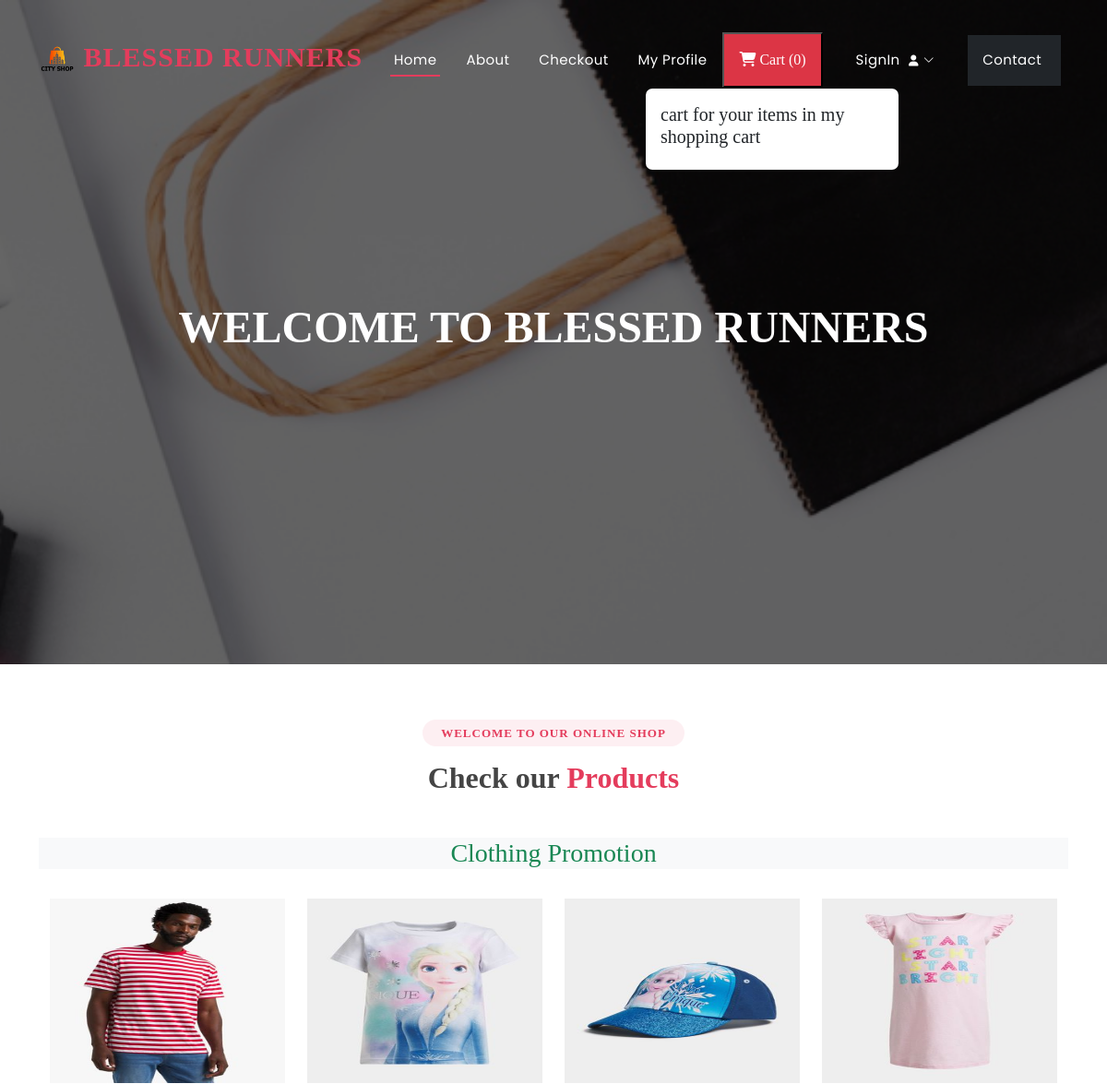
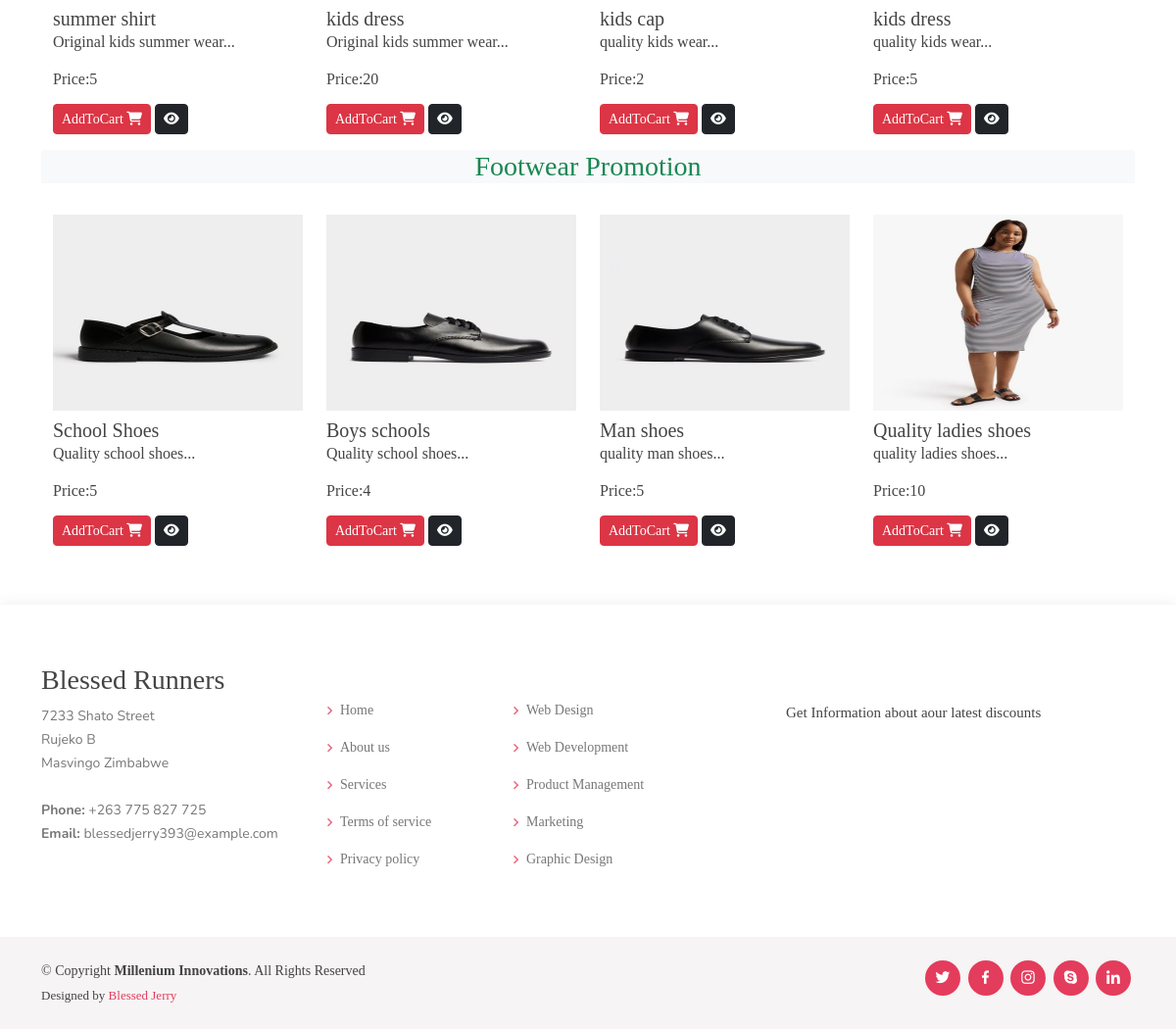
The page / on the database its author committed (2 pictures, top to bottom).
### ecommerceapp/models.py (models this page shows, shortened)
class Product(models.Model):
    product_id = models.AutoField
    product_name = models.CharField(max_length=100)
    category = models.CharField(max_length=100, default="")
    subcategory = models.CharField(max_length=50, default="")
    price = models.IntegerField(default=0)
    desc = models.CharField(max_length=300)
    image = models.ImageField(upload_to='images/images')

### ecommerceapp/views.py (the view)
# urls.py: path('',views.index,name="index"),
def index(request):
    allProds = []
    catprods = Product.objects.values('category','id')
    print(catprods)
    cats = {item['category'] for item in catprods}
    for cat in cats:
        prod= Product.objects.filter(category=cat)
        n=len(prod)
        nSlides = n // 4 + ceil((n / 4) - (n // 4))
        allProds.append([prod, range(1, nSlides), nSlides])
    params= {'allProds':allProds}
    return render(request,"index.html",params)

### templates/index.html (shortened to what this page needs)
{% extends 'base.html' %}
{% block content %}
<h1>Welcome to Blessed Runners</h1>
{% endblock content %}
{% block body %}
{% load static %}
<section id="portfolio" class="portfolio">
  <div class="container">
    <div class="section-title">
      <h2>Welcome to our Online Shop</h2>
      <h3>Check our <span>Products</span></h3>
    </div>
    {% for product, range, nSlides in allProds %}
    <h3 class="my-3 text-center text-success bg-light">
      {{product.0.category}} Promotion
    </h3>
    <div class="container">
      <div class="row">
        {% for i in product %}
        <div class="col-md-3 mt-3">
          <img src="/media/{{i.image}}" class="card-img-top" alt="not found" height="200px" width="150px" />
          <div class="card-body">
            <h5 class="card-title mt-2" id="namepr{{i.id}}">{{i.product_name}}</h5>
            <p class="card-text">{{i.desc|slice:"0:53"}}...</p>
            <h6 class="card-title mb-3">
              Price:<span id="pricepr{{i.id}}">{{i.price}}</span>
            </h6>
            <span id="divpr{{i.id}}" class="divpr">
              <button id="pr{{i.id}}" class="btn btn-danger cart btn-sm mt-0">
                AddToCart <i class="fa-solid fa-cart-shopping"></i>
              </button>
            </span>
            <a href="/media/{{i.image}}">
              <button class="btn btn-dark btn-sm cart"><i class="fa-solid fa-eye"></i></button></a
            >
          </div>
        </div>
        {% endfor %}
      </div>
    </div>
    {% endfor %}
  </div>
</section>
{% endblock body %}

### templates/base.html (shortened to what this page needs)
{% load static %}
<!DOCTYPE html>
<html lang="en">
<head>
  <link href="{% static '/assets/vendor/bootstrap/css/bootstrap.min.css' %}" rel="stylesheet">
  <link href="{% static '/assets/vendor/bootstrap-icons/bootstrap-icons.css' %}" rel="stylesheet">
  <link href="{% static '/assets/vendor/boxicons/css/boxicons.min.css' %}" rel="stylesheet">
  <link href="{% static '/assets/vendor/glightbox/css/glightbox.min.css' %}" rel="stylesheet">
  <link href="{% static '/assets/vendor/remixicon/remixicon.css' %}" rel="stylesheet">
  <link href="{% static '/assets/vendor/swiper/swiper-bundle.min.css' %}" rel="stylesheet">
  <link rel="stylesheet" href="https://cdnjs.cloudflare.com/ajax/libs/font-awesome/6.2.1/css/all.min.css" />
  <link href="{% static '/assets/css/style.css' %}" rel="stylesheet">
</head>
<body>
  <header id="header" class="fixed-top ">
    <div class="container d-flex align-items-center justify-content-between">
<a href="/" class="logo"><img src="{% static 'images/logos.png' %}" alt="" class="img-fluid"> Blessed Runners</a>
      <nav id="navbar" class="navbar">
        <ul>
          <li><a class="nav-link scrollto active" href="/">Home</a></li>
          <li><a class="nav-link scrollto" href="/about">About</a></li>
          <li><a class="nav-link scrollto" href="/checkout">Checkout</a></li>
          <li><a class="nav-link scrollto" href="/profile">My Profile </a></li>
          <button type="button" class="nav-link scrollto bg-danger p-3 m-2 text-white" id="popcart" data-container="body" data-toggle="popover" data-placement="bottom" data-html="true" ><i class="fa-solid fa-cart-shopping"></i>  Cart (<span id="cart">0</span>)
          </button>
          {% if request.user.is_authenticated %}
          <li><a  class="nav-link scrollto" href="/auth/logout/">Logout <i class="fa-solid fa-right-from-bracket"></i>
          </a></li>
          {% else %}
          <li class="dropdown"><a href="#"><span>SignIn </span> <i class="bi bi-chevron-down"></i></a>
          </li>
          {% endif %}
          <li><a class="nav-link scrollto bg-dark p-3 m-2" href="/contact">Contact </a></li>
        </ul>
      </nav>
    </div>
  </header>
  <section id="hero">
    <div class="hero-container">
      {% block content %}
      {% endblock content %}
    </div>
  </section>
  <main id="main">
    {% block body %}
    {% endblock body %}
  </main>
  <footer id="footer">
    <div class="footer-top">
      <div class="container">
        <div class="row">
          <div class="col-lg-3 col-md-6 footer-contact">
            <h3>Blessed Runners</h3>
            <p>
              7233 Shato Street <br>
              Rujeko B<br>
              Masvingo Zimbabwe <br><br>
              <strong>Phone:</strong> +263 775 827 725<br>
              <strong>Email:</strong> blessedjerry393@example.com<br>
            </p>
          </div>
          <div class="col-lg-2 col-md-6 footer-links">
            <h4>Useful Links</h4>
            <ul>
              <li><i class="bx bx-chevron-right"></i> <a href="/">Home</a></li>
              <li><i class="bx bx-chevron-right"></i> <a href="/about">About us</a></li>
              <li><i class="bx bx-chevron-right"></i> <a href="#">Services</a></li>
              <li><i class="bx bx-chevron-right"></i> <a href="#">Terms of service</a></li>
              <li><i class="bx bx-chevron-right"></i> <a href="#">Privacy policy</a></li>
            </ul>
          </div>
          <div class="col-lg-3 col-md-6 footer-links">
            <h4>Our Services</h4>
            <ul>
              <li><i class="bx bx-chevron-right"></i> <a href="#">Web Design</a></li>
              <li><i class="bx bx-chevron-right"></i> <a href="#">Web Development</a></li>
              <li><i class="bx bx-chevron-right"></i> <a href="#">Product Management</a></li>
              <li><i class="bx bx-chevron-right"></i> <a href="#">Marketing</a></li>
              <li><i class="bx bx-chevron-right"></i> <a href="#">Graphic Design</a></li>
            </ul>
          </div>
          <div class="col-lg-4 col-md-6 footer-newsletter">
            <h4>Join Our Newsletter</h4>
            <p>Get Information about aour latest discounts</p>
            <form action="" method="post">
              <input type="email" name="email"><input type="submit" value="Subscribe">
            </form>
          </div>
        </div>
      </div>
    </div>
    <div class="container d-md-flex py-4">
      <div class="me-md-auto text-center text-md-start">
        <div class="copyright">
          &copy; Copyright <strong><span>Millenium Innovations</span></strong>. All Rights Reserved
        </div>
        <div class="credits">
          Designed by <a href="https://milleniuminnovations.com/">Blessed Jerry</a>
        </div>
      </div>
      <div class="social-links text-center text-md-right pt-3 pt-md-0">
        <a href="#" class="twitter"><i class="bx bxl-twitter"></i></a>
        <a href="#" class="facebook"><i class="bx bxl-facebook"></i></a>
        <a href="#" class="instagram"><i class="bx bxl-instagram"></i></a>
        <a href="#" class="google-plus"><i class="bx bxl-skype"></i></a>
        <a href="#" class="linkedin"><i class="bx bxl-linkedin"></i></a>
      </div>
    </div>
  </footer>
</body>
</html>

### rows shown on the page
Product: category "Clothing", image (picture), product_name "summer shirt", desc "Original kids summer wear", price "5"
Product: image (picture), product_name "kids dress", desc "Original kids summer wear", price "20"
Product: image (picture), product_name "kids cap", desc "quality kids wear", price "2"
Product: image (picture), product_name "kids dress", desc "quality kids wear", price "5"
Product: category "Footwear", image (picture), product_name "School Shoes", desc "Quality school shoes", price "5"
Product: image (picture), product_name "Boys schools", desc "Quality school shoes", price "4"
Product: image (picture), product_name "Man shoes", desc "quality man shoes", price "5"
Product: image (picture), product_name "Quality ladies shoes", desc "quality ladies shoes", price "10"
